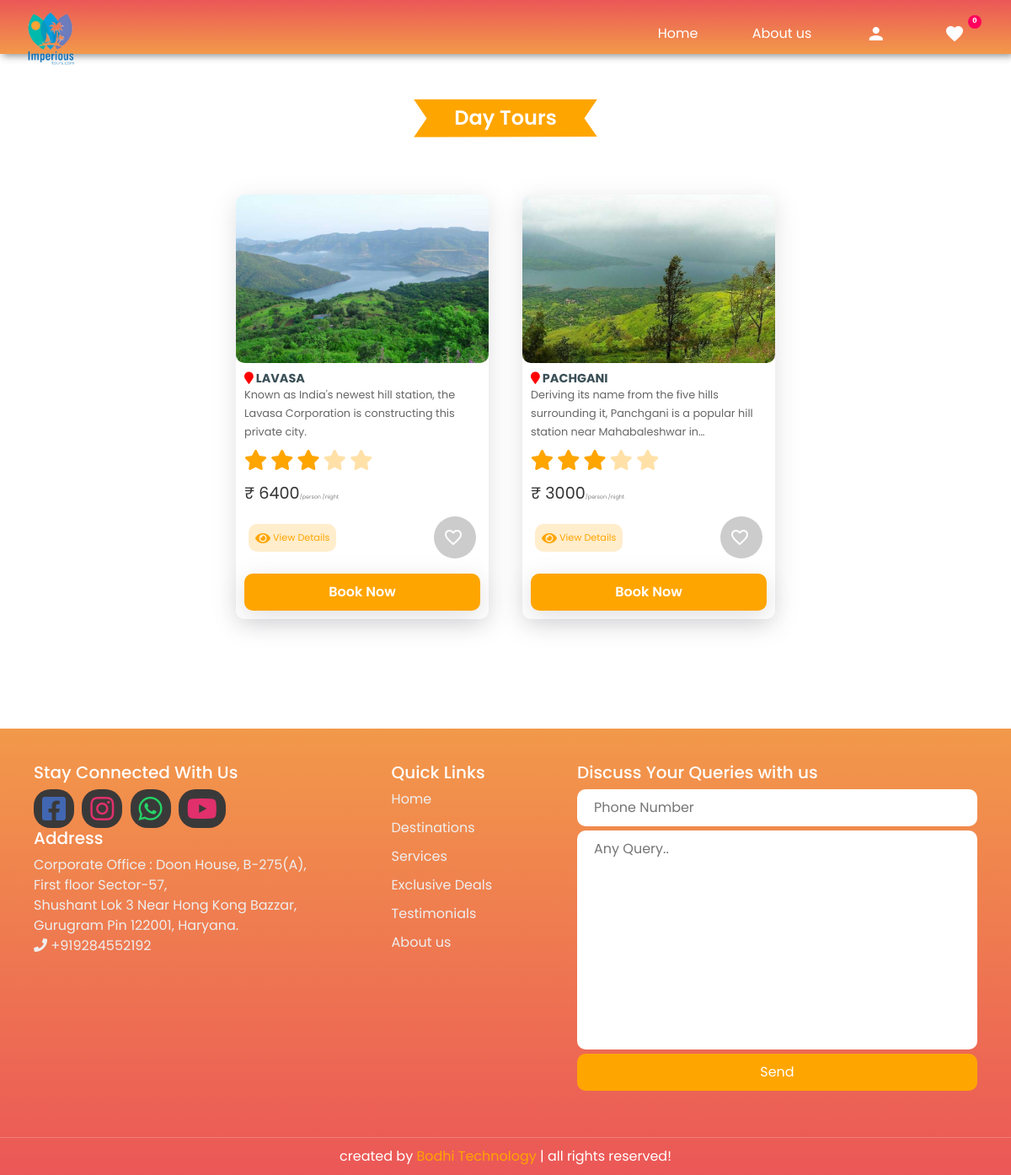
The page /templates/viewmore/4 on the database its author committed.
### tables this page shows
CREATE TABLE `category` (
  `id` int(50) NOT NULL,
  `name` varchar(100) NOT NULL,
  `description` varchar(200) NOT NULL,
  `status` int(50) NOT NULL
);

CREATE TABLE `package` (
  `id` int(11) NOT NULL,
  `packageName` varchar(255) NOT NULL,
  `packageDesc` varchar(255) NOT NULL,
  `packagePrice` int(11) NOT NULL,
  `discount` float NOT NULL,
  `disType` varchar(10) NOT NULL,
  `packageType` int(11) NOT NULL,
  `packagePhoto` varchar(255) NOT NULL
);

### templates/include/functions.inc.php (called while the page is built, shortened)
    <?php
function getSafeVal($str){
  global $con;
  $str=strip_tags(mysqli_real_escape_string($con,htmlspecialchars($str)));
  return $str;
}
?>

### templates/viewmore.php (the view, shortened to what this page needs)
<?php
  include 'user_header.php';
  if(isset($_GET['id'])){
    $id=getSafeVal($_GET['id']);
  }
  else{
    redirect(SITE_PATH);
  }
?>
<div class="mt-5 pt-4">
<section class="packages mt-3" id="packages">
   <?php
            $packages=mysqli_query($con,"select package.*,category.name from package,category where package.packageType=category.id and package.packageType=$id;");
             if(mysqli_num_rows($packages)>0){
                $r=mysqli_fetch_assoc($packages);
                $cateName=$r['name'];
                echo "<h1 class='heading'><span class='bullet'>".$cateName."</span></h1>";
            ?>
   <div class="box-container mt-5">
          <?php
               while ($pckgRow=mysqli_fetch_assoc($packages)) {
                ?>
          <div class="box">
             <img src="<?php echo SITE_PACKAGE_IMAGE.$pckgRow['packagePhoto'];  ?>" alt="">
              <div class="content">
                  <h4><i id="map" class="fa fa-map-marker"></i> <?php  echo $pckgRow['packageName']; ?> </h4>
                  <p><?php  echo $pckgRow['packageDesc']; ?></p>
                  <div class="stars">
                      <i class="fa fa-star checked"></i>
                      <i class="fa fa-star checked"></i>
                      <i class="fa fa-star checked"></i>
                      <i class="fa fa-star "></i>
                      <i class="fa fa-star "></i>
                  </div>
                  <div class="price">&#8377; <?php  echo $pckgRow['packagePrice']; ?><span style="font-size: .4rem;color:gray;">/person /night</span></div>
                  <div class="view-like">
                    <a class="view-details" href="<?php echo SITE_PATH.'templates/'; ?>viewDetails/<?php echo $pckgRow['id'];  ?>"><i class="fa fa-eye"></i> View Details</a>
                    <div class="like-wrapper">
                      <a href="javascript:void(0);" class="like-button <?php
                        $active='add';
                        ?>" onclick="manageFav('<?php echo $pckgRow['id']; ?>','<?php echo $active; ?>')" >
                        <i class="material-icons not-liked bouncy">favorite_border</i>
                      </a>
                  </div>
                  </div>
                  <?php
                      if(isset($_SESSION['CURRENT_USER_ID'])){
                  ?>
                  <a href="<?php echo SITE_PATH.'templates/'; ?>bookTour/<?php echo $pckgRow['id'];  ?>"><button class="book-btn">Book Now</button></a>
                      <?php
                    }
                    else{
                      ?>
                       <a href="<?php echo SITE_PATH.'templates/'; ?>login"><button class="book-btn">Book Now</button></a>
                      <?php
                    }
                  ?>
              </div>
          </div>
          <?php
                }
              }
          ?>
        </div>
</section>
</div>
<?php
  include 'user_footer.php';
?>

### templates/user_footer.php (shortened to what this page needs)
<footer class="footer">
  <div class="box-container">
    <div class="box">
      <h5>Stay Connected With Us</h5>
      <?php
        $adminSocial=mysqli_fetch_assoc(mysqli_query($con,"select * from admin"));
        $fb="";
        $insta="";
        $whatsapp="";
        $phone="";
        if($adminSocial>0){
          $phone=$adminSocial['phone'];
          $fb=$adminSocial['fb'];
          $insta=$adminSocial['insta'];
          $whatsapp=$adminSocial['whatsapp'];
          $youtube=$adminSocial['youtube'];
        }
      ?>
      <a href="<?php echo $fb;  ?>" target="_blank" class="d-inline">
      <i id="s-icon" class="fab fa-facebook-square" style="color:#4267B2"></i> </a>
      <a href="<?php echo $insta;  ?>" target="_blank" class="d-inline">
        <i  id="s-icon" class="fab fa-instagram" style="color:#e1306c"></i>
      </a>
      <a href="https://wa.me/+91<?php echo $whatsapp;  ?>" target="_blank" class="d-inline">
        <i  id="s-icon" class="fab fa-whatsapp"  style="color:#25D366"></i>
      </a>
      <a href="<?php echo $youtube;  ?>" target="_blank" class="d-inline">
        <i  id="s-icon" class="fab fa-youtube" style="color:#e1306c"></i>
      </a>
      <h5>Address</h5>
      <p class="address">
        Corporate Office :
        Doon House, B-275(A),<br>First floor Sector-57,<br>Shushant Lok 3 Near Hong Kong Bazzar,<br>Gurugram Pin 122001, Haryana.
       <br><i class="fa fa-phone"></i> +91<?php echo $phone;  ?></p>
    </div>
      <div class="box">
        <h5>Quick Links</h5>
        <a href="<?php echo SITE_PATH; ?>">Home</a>
        <a href="<?php echo SITE_PATH; ?>#packages">Destinations</a>
        <a href="<?php echo SITE_PATH; ?>#services">Services</a>
        <a href="<?php echo SITE_PATH; ?>#offers">Exclusive Deals</a>
        <a href="<?php echo SITE_PATH; ?>#review">Testimonials</a>
        <a href="<?php echo SITE_PATH; ?>#about">About us</a>
      </div>
      <div class="box">
        <h5>Discuss Your Queries with us</h5>
        <form method="POST" action="">
          <input type="text" name="phone" id="phone" placeholder="Phone Number" required>
          <textarea name="query" id="query" cols="30" rows="10" placeholder="Any Query.." required></textarea>
          <button class="query-btn"  type="submit" name="submitQuery">Send</button>
        </form>
        </div>
  </div>
  <p class="credit"> created by <span> Bodhi Technology </span> | all rights reserved! </p>
</footer>
</body>
</html>

### asset/css_user/destination-details-css.css (style rules this page uses)
* { margin: 0; padding: 0; box-sizing: border-box; }
html { scroll-behavior: smooth; }
body { font-family: Poppins; margin: 0; padding: 0; background-color: #fff; animation: fadeInAnimation ease 3s; }
.material-icons { vertical-align: middle; margin-right: 5px; }

### rows shown on the page
category: name "Day Tours"
package: packagePhoto (picture), packageName "LAVASA", packageDesc "Known as India's newest hill station, the Lavasa Corporation is constructing this private city.", packagePrice "6400"
package: packagePhoto (picture), packageName "PACHGANI", packageDesc "Deriving its name from the five hills surrounding it, Panchgani is a popular hill station near Mahabaleshwar…", packagePrice "3000"

### other values the page prints
$fav_count "0"
$phone "9284552192"
